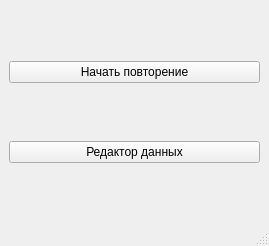
<?xml version="1.0" encoding="UTF-8"?>
<ui version="4.0">
 <class>MainWindow</class>
 <widget class="QMainWindow" name="MainWindow">
  <property name="geometry">
   <rect>
    <x>0</x>
    <y>0</y>
    <width>269</width>
    <height>246</height>
   </rect>
  </property>
  <property name="windowTitle">
   <string>MainWindow</string>
  </property>
  <widget class="QWidget" name="centralwidget">
   <layout class="QGridLayout" name="gridLayout">
    <item row="2" column="0">
     <spacer name="verticalSpacer">
      <property name="orientation">
       <enum>Qt::Vertical</enum>
      </property>
      <property name="sizeHint" stdset="0">
       <size>
        <width>20</width>
        <height>36</height>
       </size>
      </property>
     </spacer>
    </item>
    <item row="1" column="0">
     <widget class="QPushButton" name="pushButton">
      <property name="text">
       <string>Начать повторение</string>
      </property>
     </widget>
    </item>
    <item row="4" column="0">
     <spacer name="verticalSpacer_2">
      <property name="orientation">
       <enum>Qt::Vertical</enum>
      </property>
      <property name="sizeHint" stdset="0">
       <size>
        <width>20</width>
        <height>40</height>
       </size>
      </property>
     </spacer>
    </item>
    <item row="3" column="0">
     <widget class="QPushButton" name="pushButton_2">
      <property name="text">
       <string>Редактор данных</string>
      </property>
     </widget>
    </item>
    <item row="0" column="0">
     <spacer name="verticalSpacer_3">
      <property name="orientation">
       <enum>Qt::Vertical</enum>
      </property>
      <property name="sizeHint" stdset="0">
       <size>
        <width>20</width>
        <height>40</height>
       </size>
      </property>
     </spacer>
    </item>
   </layout>
  </widget>
  <widget class="QMenuBar" name="menubar">
   <property name="geometry">
    <rect>
     <x>0</x>
     <y>0</y>
     <width>269</width>
     <height>21</height>
    </rect>
   </property>
  </widget>
  <widget class="QStatusBar" name="statusbar"/>
 </widget>
 <resources/>
 <connections/>
</ui>
